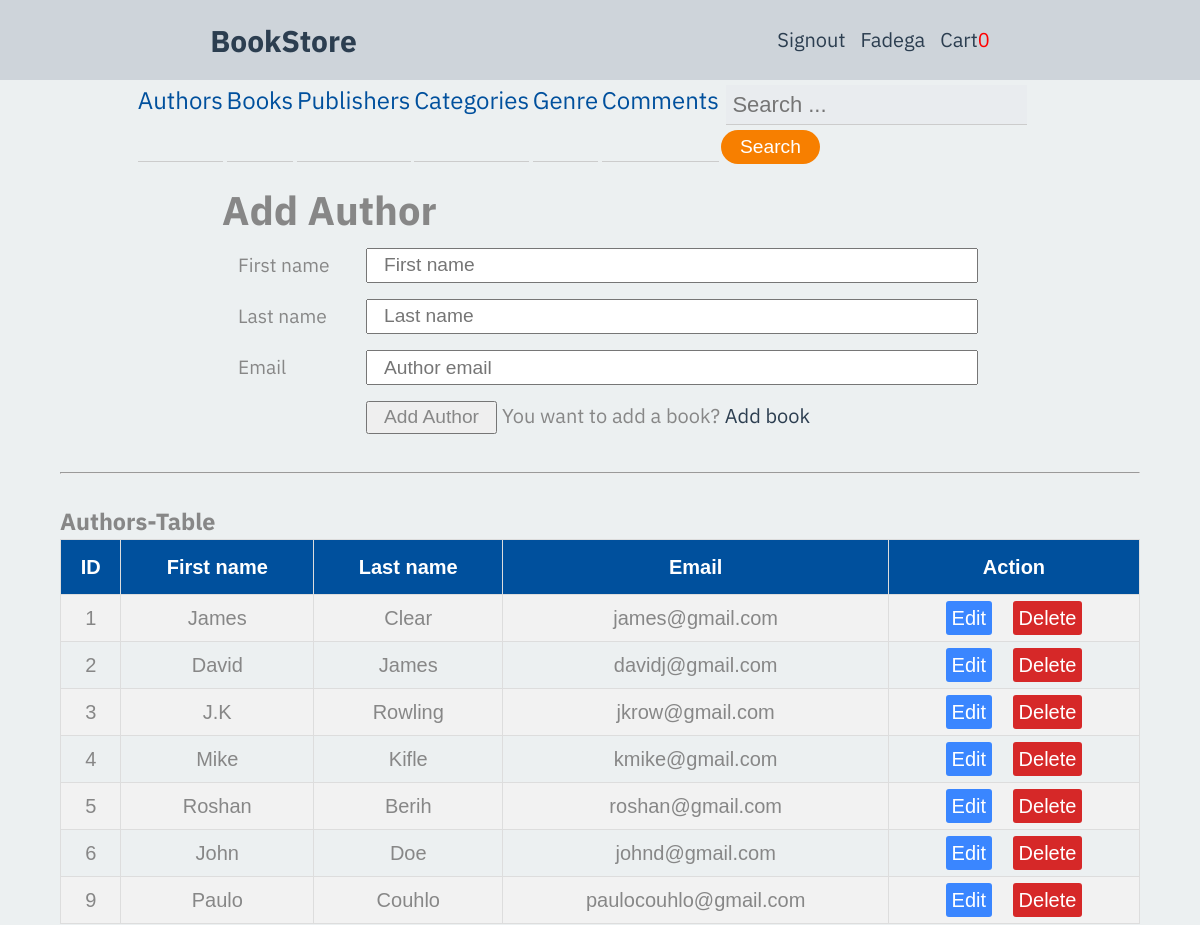
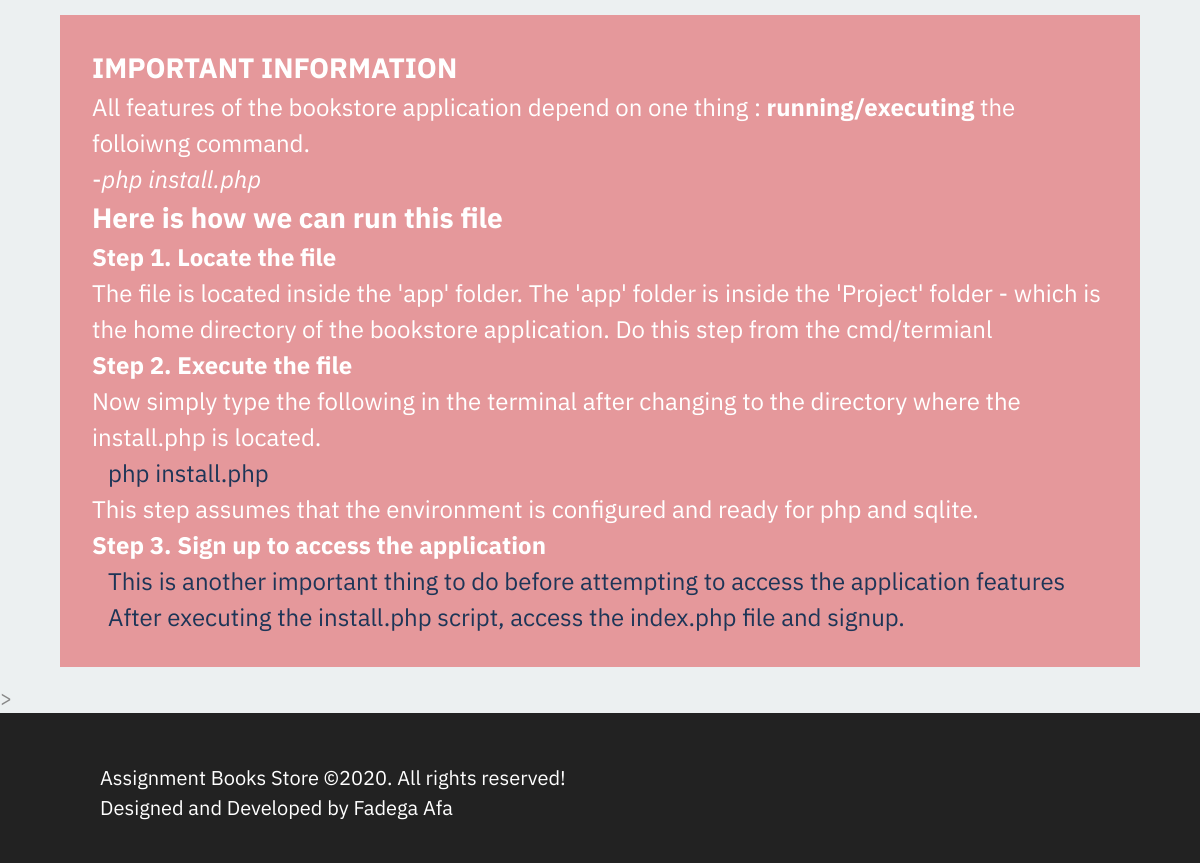
/templates/author.php (signed in), run on the app's committed database (2 pictures, top to bottom).
### tables this page shows
CREATE TABLE author(
			author_id INTEGER PRIMARY KEY AUTOINCREMENT NOT NULL,
			firstname TEXT NOT NULL,
			lastname TEXT NOT NULL,
      email TEXT NOT NULL UNIQUE
		);

### templates/author.php (the view, shortened to what this page needs)
<?php
require '../app/header.php';
require '../app/dbh.php';
?>
<main>
  <?php if(isset($_SESSION['useremail'])||isset($_SESSION['emailId'])){?>
        <form name="my-form" action="../app/author.inc.php" method="post">
           <h1>Add Author</h1>
            <div class="form-box">
                <label for="fname">First name</label>
                <input type="text" id="firstname" name="firstname" placeholder="First name" required >
            </div>
            <div class="form-box">
                <label for="lname">Last name</label>
                <input type="text" id="lastname" name="lastname" placeholder="Last name" required>
            </div>
            <div class="form-box">
                <label for="email">Email</label>
                <input type="text" id="email" name="email" placeholder="Author email" required>
            </div>
            <div class="form-box">
                <button type="submit" id="btnSend" name="add-author">Add Author</button>
                <span class="span"> You want to add a book? <a href="../templates/book.php">Add book</a> </span>
            </div>
        </form>
        <br><hr><br>
        <h3>Authors-Table</h3>
        <table class="db-table">
        <tr>
            <th>ID </th>
            <th>First name </th>
            <th>Last name </th>
            <th>Email </th>
            <th>Action</th>
        </tr>
        <?php
        $sql ='SELECT *FROM author';
        $res = $conn->prepare($sql);
        $res->execute();
        $data = $res->fetchAll(PDO::FETCH_ASSOC);
        foreach($data as $row):?>
          <tr>
            <td><?php echo $row['author_id'];?></td>
            <td><?php echo $row['firstname'];?></td>
            <td><?php echo $row['lastname'];?></td>
            <td><?php echo $row['email'];?></td>
            <td>
               <a class="edit" href="../templates/editauthor.php?id=<?php echo $row['author_id'];?>">Edit</a>
               <a class="delete" href="../app/deleteauthor.php?id=<?php echo $row['author_id'];?>">Delete</a>
            </td>
          </tr>
        <?php endforeach; ?>
        </table>
      <?php }else{
           echo
              '  <h2><br>Access denied ..</h2>
                 <p><br>Oops! You are not authorized. Please signin
                 <a href="../templates/signin.php">here</a>
                 <span> Or singup <a href="../templates/signup.php">here</a> </span></p>';
           }
          ?>
    </main>>
<?php require '../app/footer.php';?>

### css/menu.css (style rules this page uses)
:root { --greyapple:#eee; --greenaple:#2ecc71; --drakmatter:#34495e; --darkermatter:#2c3e50; --darkergrey:#ced4da; }
* { margin: 0; padding:0; box-sizing: border-box; }
body { font-family: "IBM Plex Sans", Verdana, Tahoma, sans-serif; }
a { text-decoration: none; color:#00509d; color: #023047; color: #073b4c; color:red; }

### css/master.css (style rules this page uses)
* { box-sizing: border-box; padding:0; margin:0; }
html { box-sizing: border-box; font-size: 17px; line-height: 1.6; font-family: 'Source Sans Pro', sans-serif, Segoe UI, Roboto, Helvetica, Arial, sans-serif, 'Apple Color Emoji', 'Segoe UI Emoji', 'Segoe UI Symbol'; color: #878787; }
*, *::before, *:after { box-sizing: inherit; padding: 0; margin: 0; }
body { margin:0 auto; padding:0; font-size:20px; user-select: none; -webkit-user-select: none; -khtml-user-select: none; -moz-user-select: none; -ms-user-select: none; }
.db-table { font-family: "Trebuchet MS", Arial, Helvetica, sans-serif; border-collapse: collapse; width: 100%; }
.db-table td, .db-table th { border: 1px solid #ddd; padding: 8px; text-align: center; }
.db-table tr:nth-child(even) { background-color: #f2f2f2; }
.db-table th { padding-top: 12px; padding-bottom: 12px; text-align: left; background-color:#00509d; color: white; text-align: center; }
.db-table .delete { color:red; background:#d62828; color:white; padding:0.3em 0.3em; border-radius: 3px; }
.db-table .edit { margin-right:15px; background:#3a86ff; color:#fff; padding:0.3em 0.3em; border-radius: 3px; }
main { margin: 1rem auto; width:90%; max-width: 1200px; }
main form { width:70%; margin:0 auto; }
input, label, button { padding: 0.2rem 1rem; font-size: 1.2rem; color: inherit; }
.form-box { padding: 0.5rem 0; display: flex; flex-direction: column; }
.form-box label { display: none; }
.form-box input, .form-box select, .form-box textarea { flex-basis: 100%; }
#btnSend { margin-right: 5px; }
.placeholder { margin-top:1rem; background:#e5989b; color:#fff; font-size: 1.2em; padding:2rem; }
@media all and (min-width: 500px) { .form-box label { display: block; } }
@media all and (min-width: 600px) { .form-box { flex-direction: row; } }
@media all and (min-width: 600px) { .form-box label { flex-basis: 9rem; flex-grow: 0; flex-shrink: 0; } }
@media all and (min-width: 600px) { .form-box input, .form-box select, .form-box textarea { flex-basis: 0; flex-grow: 1; flex-shrink: 1; } }
@media all and (min-width: 600px) { .form-box button { margin-left: 9rem; } }

### css/dashboard.css (style rules this page uses)
html { box-sizing: border-box; font-size: 16px; line-height: 1.5; }
:root { --greyapple:#ecf0f1; --brightorange:#ff9f1c; --lightgrey:#D3D3D3; --greenaple:#2ecc71; --drakmatter:#34495e; --darkermatter:#2c3e50; }
body { background-color: var(--greyapple); font-family: "IBM Plex Sans", Verdana, Tahoma, sans-serif; }
*, *::before, *:after { box-sizing: inherit; padding: 0; margin: 0; }
a { text-decoration: none; color:var(--darkermatter); }

### data on the page
author: author_id "1", firstname "James", lastname "Clear", email "james@gmail.com"
author: author_id "2", firstname "David", lastname "James", email "davidj@gmail.com"
author: author_id "3", firstname "J.K", lastname "Rowling", email "jkrow@gmail.com"
author: author_id "4", firstname "Mike", lastname "Kifle", email "kmike@gmail.com"
author: author_id "5", firstname "Roshan", lastname "Berih", email "roshan@gmail.com"
author: author_id "6", firstname "John", lastname "Doe", email "johnd@gmail.com"
author: author_id "9", firstname "Paulo", lastname "Couhlo", email "paulocouhlo@gmail.com"

### other printed values
$_SESSION['firstname'] "Fadega"
